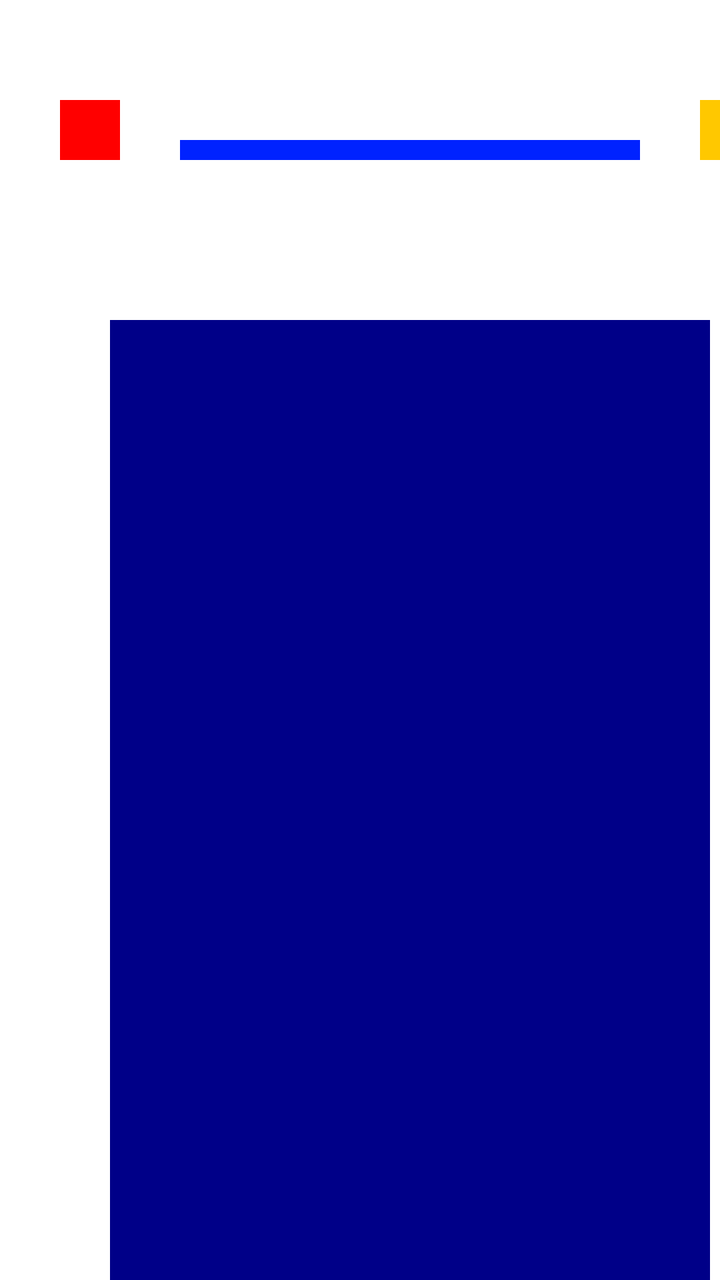
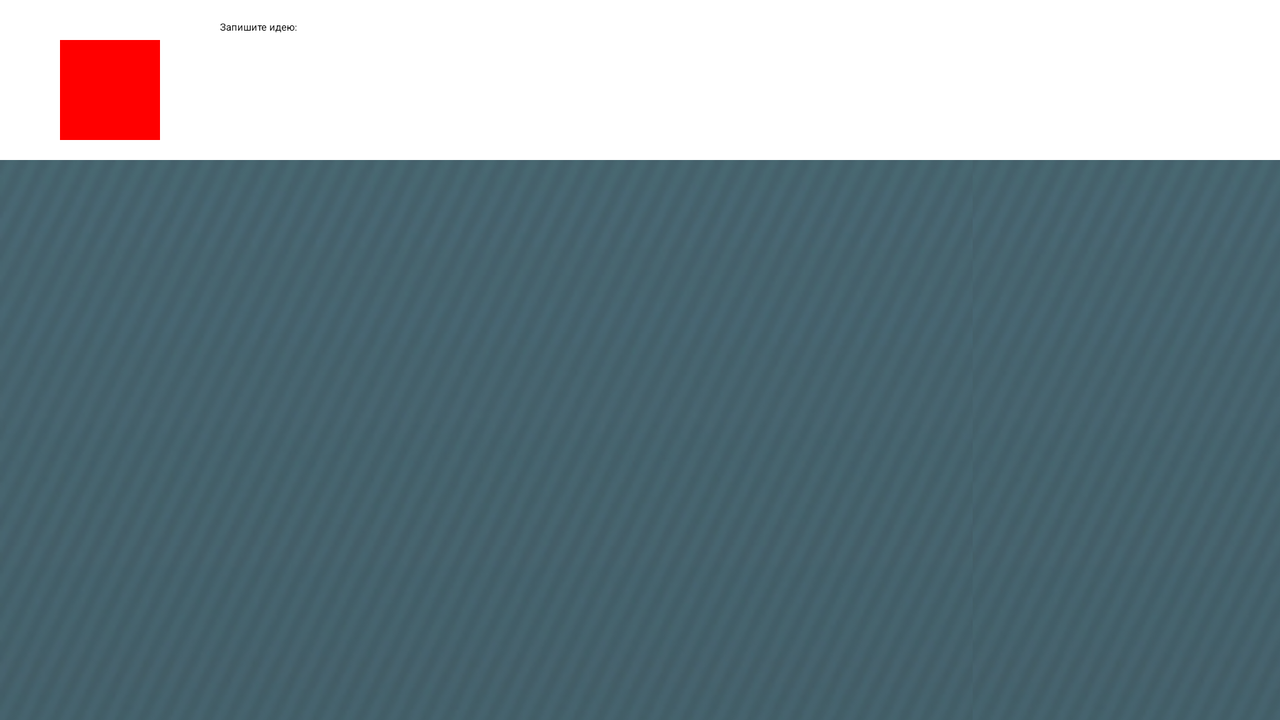

Compare how this app lays out the same screen by default and in its alternative resource folder. The renders come first, then the two layout files and the values they reference.
<!-- AndroidManifest.xml: application theme Theme.IdeaCollector -->
<!-- res/layout/activity_main.xml -->
<?xml version="1.0" encoding="utf-8"?>
<androidx.constraintlayout.widget.ConstraintLayout xmlns:android="http://schemas.android.com/apk/res/android"
    xmlns:app="http://schemas.android.com/apk/res-auto"
    xmlns:tools="http://schemas.android.com/tools"
    android:layout_width="match_parent"
    android:layout_height="match_parent"
    tools:context=".MainActivity">

    <ImageButton
        android:id="@+id/priorityButton"
        android:layout_width="30dp"
        android:layout_height="30dp"
        android:background="#FF0000"
        android:layout_marginTop="50dp"
        android:layout_marginStart="30dp"
        app:layout_constraintStart_toStartOf="parent"
        app:layout_constraintTop_toTopOf="parent"/>

    <EditText
        android:id="@id/editText"
        android:layout_width="230dp"
        android:layout_height="10dp"
        android:background="#0022FF"
        android:layout_marginBottom="0dp"
        android:layout_marginStart="30dp"
        app:layout_constraintStart_toEndOf="@+id/priorityButton"
        app:layout_constraintBottom_toBottomOf="@id/priorityButton"/>

    <ImageButton
        android:layout_width="30dp"
        android:layout_height="30dp"
        android:background="#FFC800"
        android:layout_marginBottom="0dp"
        android:layout_marginStart="30dp"
        app:layout_constraintStart_toEndOf="@+id/editText"
        app:layout_constraintBottom_toBottomOf="@id/editText" />

    <View
        android:layout_width="300dp"
        android:layout_height="500dp"
        android:background="#000088"
        android:layout_marginTop="160dp"
        android:layout_marginStart="55dp"
        app:layout_constraintStart_toStartOf="parent"
        app:layout_constraintTop_toTopOf="parent" />



</androidx.constraintlayout.widget.ConstraintLayout>
<!-- resources referenced by this layout -->
<resources>

</resources>
<!-- res/layout-land/activity_main.xml (the repository's variant of the layout above) -->
<!-- drawn on the phone turned sideways -->
<?xml version="1.0" encoding="utf-8"?>
<androidx.constraintlayout.widget.ConstraintLayout xmlns:android="http://schemas.android.com/apk/res/android"
    xmlns:app="http://schemas.android.com/apk/res-auto"
    xmlns:tools="http://schemas.android.com/tools"
    android:layout_width="match_parent"
    android:layout_height="match_parent"
    tools:context="presentation.ui.MainActivity">

    <ImageButton
        android:id="@+id/priorityImageButton"
        android:layout_width="50dp"
        android:layout_height="50dp"
        android:layout_marginStart="30dp"
        android:layout_marginTop="20dp"
        android:background="@color/red"
        android:src="@drawable/ic_idea"
        app:layout_constraintStart_toStartOf="parent"
        app:layout_constraintTop_toTopOf="parent" />

    <EditText
        android:id="@id/ideaEditText"
        android:layout_width="650dp"
        android:layout_height="60dp"
        android:layout_marginStart="30dp"
        android:hint="Запишите идею:"
        app:layout_constraintBottom_toBottomOf="@id/priorityImageButton"
        app:layout_constraintStart_toEndOf="@+id/priorityImageButton" />

    <ImageButton
        android:id="@+id/doneImageButton"
        android:layout_width="50dp"
        android:layout_height="50dp"
        android:layout_marginStart="30dp"
        android:background="@android:color/transparent"
        android:src="@drawable/ic_done"
        app:layout_constraintBottom_toBottomOf="@+id/ideaEditText"
        app:layout_constraintStart_toEndOf="@+id/ideaEditText" />

    <androidx.recyclerview.widget.RecyclerView
        android:id="@+id/ideasList"
        android:layout_width="0dp"
        android:layout_height="800dp"
        android:layout_marginTop="10dp"
        android:paddingStart="20dp"
        android:paddingEnd="20dp"
        app:layout_constraintEnd_toEndOf="parent"
        app:layout_constraintStart_toStartOf="parent"
        app:layout_constraintTop_toBottomOf="@id/ideaEditText" />

    <ImageView
        android:id="@+id/bg1ImageView"
        android:layout_width="wrap_content"
        android:layout_height="wrap_content"
        android:adjustViewBounds="true"
        android:src="@drawable/m_bg_1"
        android:visibility="invisible"
        app:layout_constraintStart_toStartOf="parent"
        app:layout_constraintTop_toTopOf="@id/ideasList"
        tools:visibility="visible" />

    <ImageView
        android:id="@+id/bg2ImageView"
        android:layout_width="wrap_content"
        android:layout_height="wrap_content"
        android:adjustViewBounds="true"
        android:src="@drawable/m_bg_1"
        android:visibility="invisible"
        app:layout_constraintStart_toEndOf="@id/bg1ImageView"
        app:layout_constraintTop_toTopOf="@id/ideasList"
        tools:visibility="visible" />

    <ImageView
        android:id="@+id/bg3ImageView"
        android:layout_width="wrap_content"
        android:layout_height="wrap_content"
        android:adjustViewBounds="true"
        android:src="@drawable/m_bg_1"
        android:visibility="invisible"
        app:layout_constraintStart_toStartOf="parent"
        app:layout_constraintTop_toBottomOf="@id/bg2ImageView"
        tools:visibility="visible" />

    <ImageView
        android:id="@+id/lockImageView"
        android:layout_width="wrap_content"
        android:layout_height="wrap_content"
        android:src="@drawable/vector"
        android:visibility="invisible"
        android:layout_marginTop="100dp"
        app:layout_constraintBottom_toBottomOf="parent"
        app:layout_constraintEnd_toEndOf="parent"
        app:layout_constraintStart_toStartOf="parent"
        app:layout_constraintTop_toTopOf="parent" />

</androidx.constraintlayout.widget.ConstraintLayout>
<!-- resources referenced by the variant -->
<!-- as the phone turned sideways resolves them -->
<resources>
  <color name="red">#FF0000</color>
  <!-- drawable ic_done (drawable) -->
  <vector xmlns:android="http://schemas.android.com/apk/res/android" android:height="19.5dp" android:viewportHeight="15" android:viewportWidth="20" android:width="26dp">
        
      <path android:fillColor="#00000000" android:pathData="M1,7.5L7,13.5L19,1" android:strokeColor="#000000" android:strokeWidth="1.5"/>
      
  </vector>
  <!-- drawable m_bg_1: png bitmap (drawable, 223635 bytes) -->
  <!-- drawable vector (drawable) -->
  <vector xmlns:android="http://schemas.android.com/apk/res/android"
      android:height="196.71523dp"
      android:viewportHeight="158"
      android:viewportWidth="151"
      android:width="188dp">
        
      <path android:fillColor="#EBEBEB"
          android:fillType="evenOdd"
          android:pathData="M25.17,47.4C25.17,34.83 30.47,22.77 39.91,13.88C49.35,4.99 62.15,0 75.5,0C88.85,0 101.65,4.99 111.09,13.88C120.53,22.77 125.83,34.83 125.83,47.4H134.22C138.67,47.4 142.94,49.06 146.09,52.03C149.23,54.99 151,59.01 151,63.2V142.2C151,146.39 149.23,150.41 146.09,153.37C142.94,156.34 138.67,158 134.22,158H16.78C12.33,158 8.06,156.34 4.91,153.37C1.77,150.41 -0,146.39 -0,142.2V63.2C-0,59.01 1.77,54.99 4.91,52.03C8.06,49.06 12.33,47.4 16.78,47.4H25.17ZM75.5,15.8C84.4,15.8 92.93,19.13 99.23,25.06C105.52,30.98 109.06,39.02 109.06,47.4H41.94C41.94,39.02 45.48,30.98 51.77,25.06C58.07,19.13 66.6,15.8 75.5,15.8ZM92.28,94.8C92.28,97.57 91.5,100.3 90.03,102.7C88.56,105.1 86.44,107.1 83.89,108.48V118.5C83.89,120.6 82.72,127.79 81.15,129.27C79.98,130.81 77.72,132.35 75.5,132.35C73.28,132.35 71.25,130.81 69.85,129.27C68.28,127.79 67.11,120.6 67.11,118.5V108.48C63.91,106.74 61.41,104.06 60,100.85C58.59,97.63 58.34,94.07 59.29,90.71C60.25,87.35 62.36,84.38 65.29,82.27C68.22,80.15 71.81,79 75.5,79C79.95,79 84.22,80.66 87.36,83.63C90.51,86.59 92.28,90.61 92.28,94.8Z"/>
      
  </vector>
</resources>
